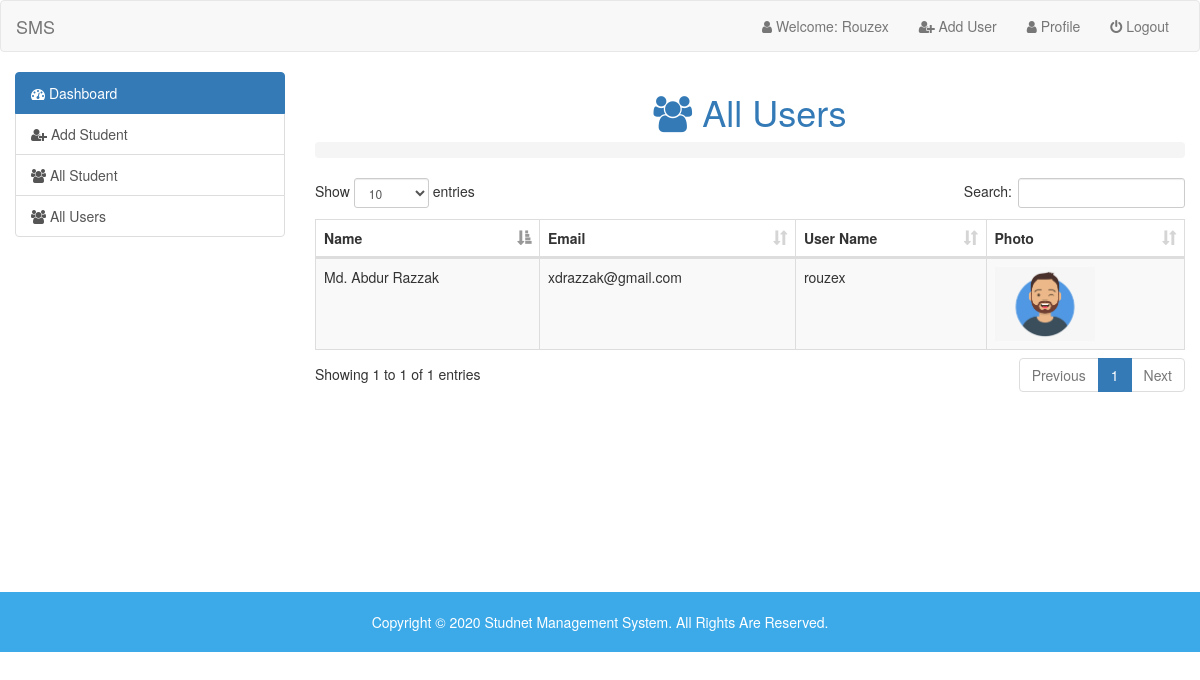
/admin/index.php?page=all-users (signed in), run on the app's committed database.
### tables this page shows
CREATE TABLE `users` (
  `id` int(5) NOT NULL,
  `name` varchar(50) NOT NULL,
  `email` varchar(50) NOT NULL,
  `username` varchar(50) NOT NULL,
  `password` varchar(100) NOT NULL,
  `photo` varchar(50) NOT NULL,
  `status` varchar(50) NOT NULL,
  `signin_date` timestamp NOT NULL DEFAULT current_timestamp()
);

### admin/all-users.php (the view)
<h1 class="text-primary text-center"><i class="fa fa-users"></i> All Users</small></h1>
<ol class="breadcrumb">
</ol>
<div class="table-responsive">
    <table id="data" class="table table-striped table-bordered table-hover">
        <thead>
            <tr>
                <th>Name</th>
                <th>Email</th>
                <th>User Name</th>
                <th>Photo</th>
            </tr>
        </thead>
        <tbody>
            <?php
            $db_stdinfo = mysqli_query($link, "SELECT * FROM `users` ");
            while ($row = mysqli_fetch_assoc($db_stdinfo)) { ?>
                <tr>
                    <td><?php echo ucwords($row['name']); ?></td>
                    <td><?php echo $row['email']; ?></td>
                    <td><?php echo $row['username']; ?></td>
                    <td><img style="width: 100px;" src="images/<?php echo $row['photo']; ?>" alt=""></td>
                </tr>
            <?php
            }
            ?>
        </tbody>
    </table>
</div>

### data on the page
users: name "Md. Abdur Razzak", email "xdrazzak@gmail.com", username "rouzex", photo (picture)
